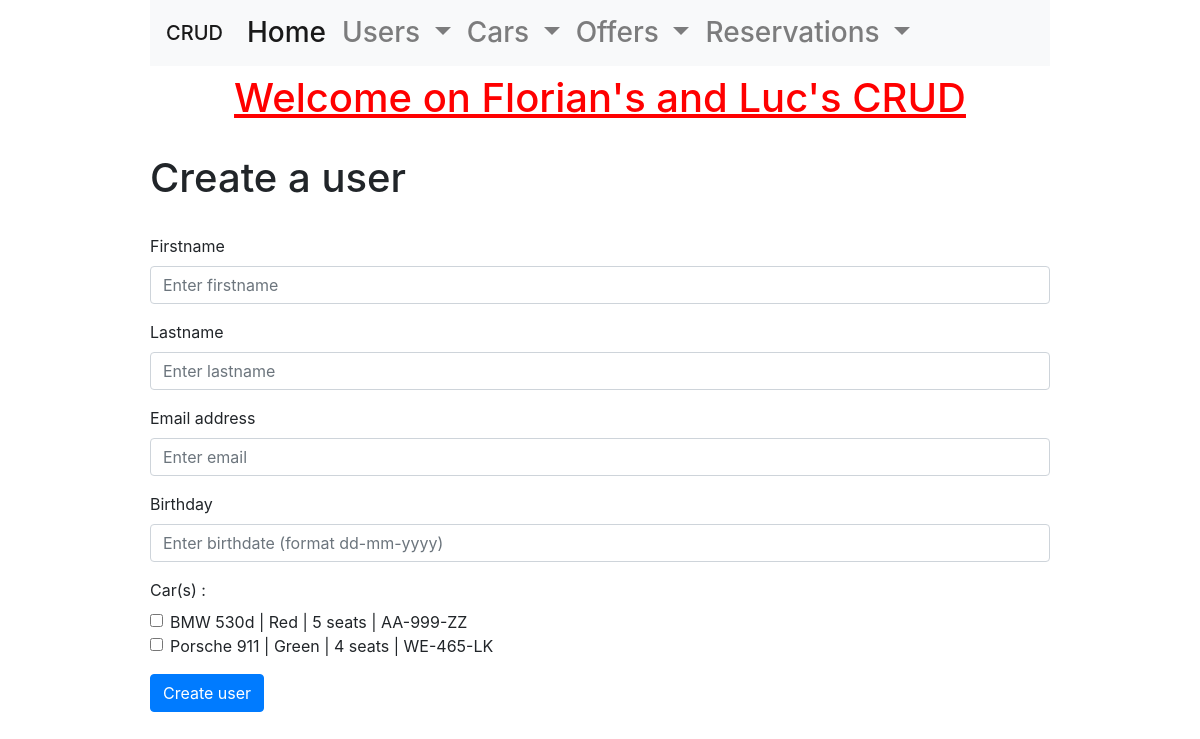
The app's page /class/Views/users_create.php, older data.
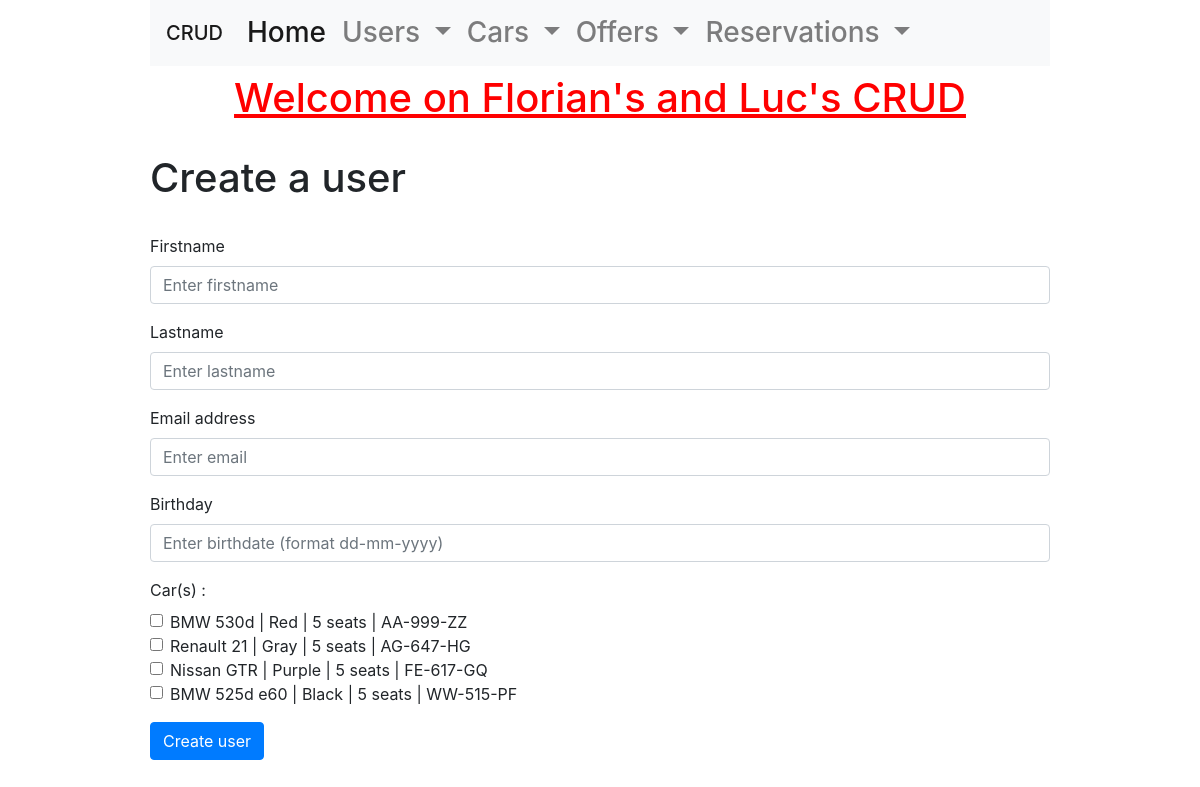
The same page, newer data.
### tables this page shows
CREATE TABLE `cars` (
  `id` int NOT NULL AUTO_INCREMENT,
  `brand` varchar(255) NOT NULL,
  `model` varchar(255) NOT NULL,
  `mineral` varchar(255) NOT NULL,
  `color` varchar(255) NOT NULL,
  `nbrSlots` int NOT NULL,
  PRIMARY KEY (`id`)
);

### class/Services/DataBaseService.php (called while the page is built, shortened)
<?php
class DataBaseService
{
    private $connection;
    public function __construct()
    {
        try {
            $this->connection = new PDO(
                'mysql:host=' . self::HOST . ';port=' . self::PORT . ';dbname=' . self::DATABASE_NAME,
                self::MYSQL_USER,
                self::MYSQL_PASSWORD
            );
            $this->connection->exec("SET CHARACTER SET utf8");
        } catch (Exception $e) {
            echo 'Erreur : ' . $e->getMessage();
        }
    }
    public function getCars(): array
    {
        $cars = [];
        $sql = 'SELECT * FROM cars';
        $query = $this->connection->query($sql);
        $results = $query->fetchAll(PDO::FETCH_ASSOC);
        if (!empty($results)) {
            $cars = $results;
        }
        return $cars;
    }
}

### class/Services/CarsService.php (called while the page is built, shortened)
<?php
class CarsService
{
    public function getCars(): array
    {
        $cars = [];
        $dataBaseService = new DataBaseService();
        $carsDTO = $dataBaseService->getCars();
        if (!empty($carsDTO)) {
            foreach ($carsDTO as $carDTO) {
                $car = new Car();
                $car->setId($carDTO['id']);
                $car->setBrand($carDTO['brand']);
                $car->setModel($carDTO['model']);
                $car->setMineral($carDTO['mineral']);
                $car->setColor($carDTO['color']);
                $car->setNbrSlots($carDTO['nbrSlots']);
                $cars[] = $car;
            }
        }
        return $cars;
    }
}

### class/Entities/Car.php (called while the page is built, shortened)
<?php
class Car
{
    private $id;
    private $brand;
    private $model;
    private $mineral;
    private $color;
    private $nbrSlots;
    public function getId(): int
    {
        return $this->id;
    }
    public function setId(int $id): self
    {
        $this->id = $id;
        return $this;
    }
    public function getBrand(): string
    {
        return $this->brand;
    }
    public function setBrand(string $brand): self
    {
        $this->brand = $brand;
        return $this;
    }
    public function getModel(): string
    {
        return $this->model;
    }
    public function setModel(string $model): self
    {
        $this->model = $model;
        return $this;
    }
    public function getMineral(): string
    {
        return $this->mineral;
    }
    public function setMineral(string $mineral): self
    {
        $this->mineral = $mineral;
        return $this;
    }
    public function getColor(): string
    {
        return $this->color;
    }
    public function setColor(string $color): self
    {
        $this->color = $color;
        return $this;
    }
    public function getNbrSlots(): int
    {
        return $this->nbrSlots;
    }
    public function setNbrSlots(int $nbrSlots): self
    {
        $this->nbrSlots = $nbrSlots;
        return $this;
    }
}

### class/Views/users_create.php (the view, shortened to what this page needs)
<?php
    require 'header.php';
    $carsService = new CarsService();
    $cars = $carsService->getCars();
?>
<br/>
<p class="h1">Create a user</p>
<br/>
<form method="post" action="users_create.php" name ="userCreateForm">
    <div class="form-group">
        <label for="firstname">Firstname</label>
        <input type="text" class="form-control" name="firstname" placeholder="Enter firstname">
    </div>
    <div class="form-group">
    	<label for="lastname">Lastname</label>
    	<input type="text" class="form-control" name="lastname" placeholder="Enter lastname">
    </div>
    <div class="form-group">
    	<label for="email">Email address</label>
    	<input type="email" class="form-control" name="email" placeholder="Enter email">
    </div>
    <div class="form-group">
    	<label for="birthday">Birthday</label>
    	<input type="text" class="form-control" name="birthday" placeholder="Enter birthdate (format dd-mm-yyyy)">
    </div>
    <div class="form-group">
    	<label for="cars">Car(s) :</label>
    	<div class="form-check">
            <?php
                foreach ($cars as $car) {
                    $carName = $car->getBrand().' '.
                               $car->getModel().' | '.
                               $car->getColor().' | '.
                               $car->getNbrSlots().' seats | '.
                               $car->getMineral();
                    echo '<input type="checkbox" class="form-check-input" name="cars[]" value="'.$car->getId().'">'.$carName.'</input><br/>';
                }
            ?>
    	</div>
    </div>
    <input type="submit" class="btn btn-primary" value="Create user"/>
</form>
<?php
    require 'footer.php';
?>

Row changes from the older to the newer data that the page shows:
removed cars: carName "Porsche 911 | Green | 4 seats | WE-465-LK"
added cars: carName "Renault 21 | Gray | 5 seats | AG-647-HG"
added cars: carName "Nissan GTR | Purple | 5 seats | FE-617-GQ"
added cars: carName "BMW 525d e60 | Black | 5 seats | WW-515-PF"
